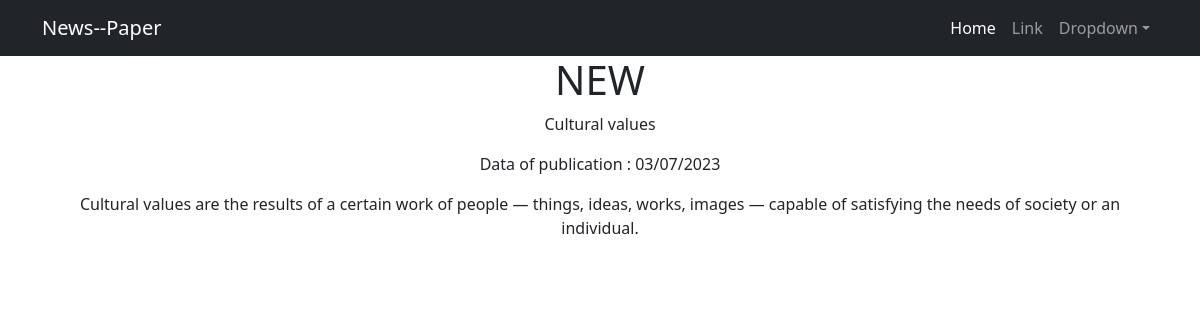
The page /news/2 on the database its author committed.
### news/models.py (models this page shows, shortened)
class Post(models.Model):
    objects = None
    author = models.ForeignKey(Author, on_delete=models.CASCADE)
    typContent = [('Article', 'Article'), ('News', 'News')]
    newsArticle = models.CharField(choices=typContent, max_length=7, default='News')
    dateTime = models.DateTimeField(auto_now_add=True)
    category = models.ManyToManyField(Category, through='PostCategory')
    title = models.CharField(max_length=255)
    text = models.TextField()
    rating = models.SmallIntegerField(default=0)

### news/views.py (the view)
# urls.py: path('<int:pk>',  cache_page(60*10)(PostDetail.as_view()), name='post_detail'),
class PostDetail(DetailView):
    model = Post
    template_name = 'news/head.html'
    context_object_name = 'title'

### news/templatetags/custom_filters.py (called while the page is built)
@register.filter(name='censor')
def censor(value):
    sent = value.split()
    for i in bad_words:
        for words in sent:
            if i in words:
                pos = sent.index(words)
                sent.remove(words)
                sent.insert(pos, '*' * len(i))
    return " ".join(sent)

### templates/news/head.html (shortened to what this page needs)
<!DOCTYPE html>
{% extends 'default.html' %}
{% load custom_filters %}
{% load cache %}
{% block content %}
    <h1>NEW</h1>
        <p>{{ title.title|censor }}</p>
        <p>Data of publication : {{ title.dateTime|date:"SHORT_DATE_FORMAT" }}</p>
        <p>{{ title.text|censor }}</p>
{% endblock content %}

### rows shown on the page
Post: title|censor "Cultural values", dateTime "03/07/2023", text|censor "Cultural values are the results of a certain work of people — things, ideas, works, images — capable of satisfying the needs of society or an individual."
